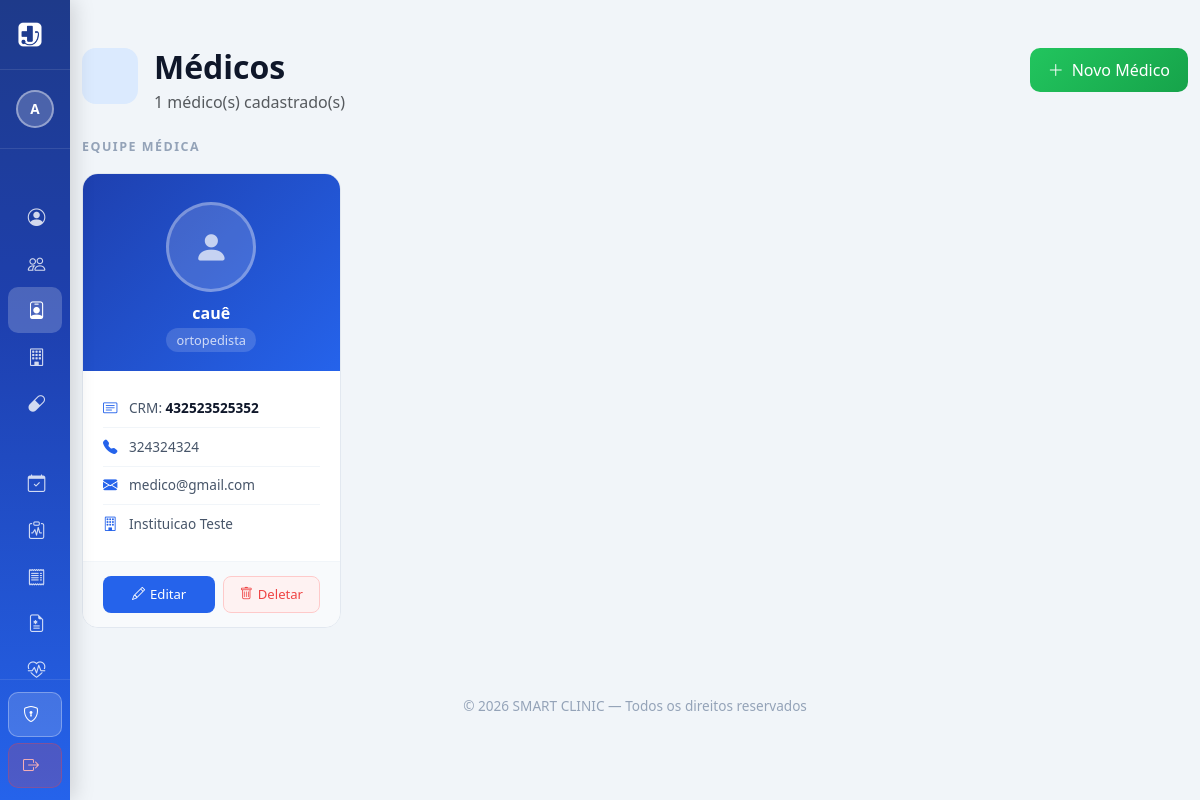
Page /Frontend/medico.php (signed in) on the earlier database version.
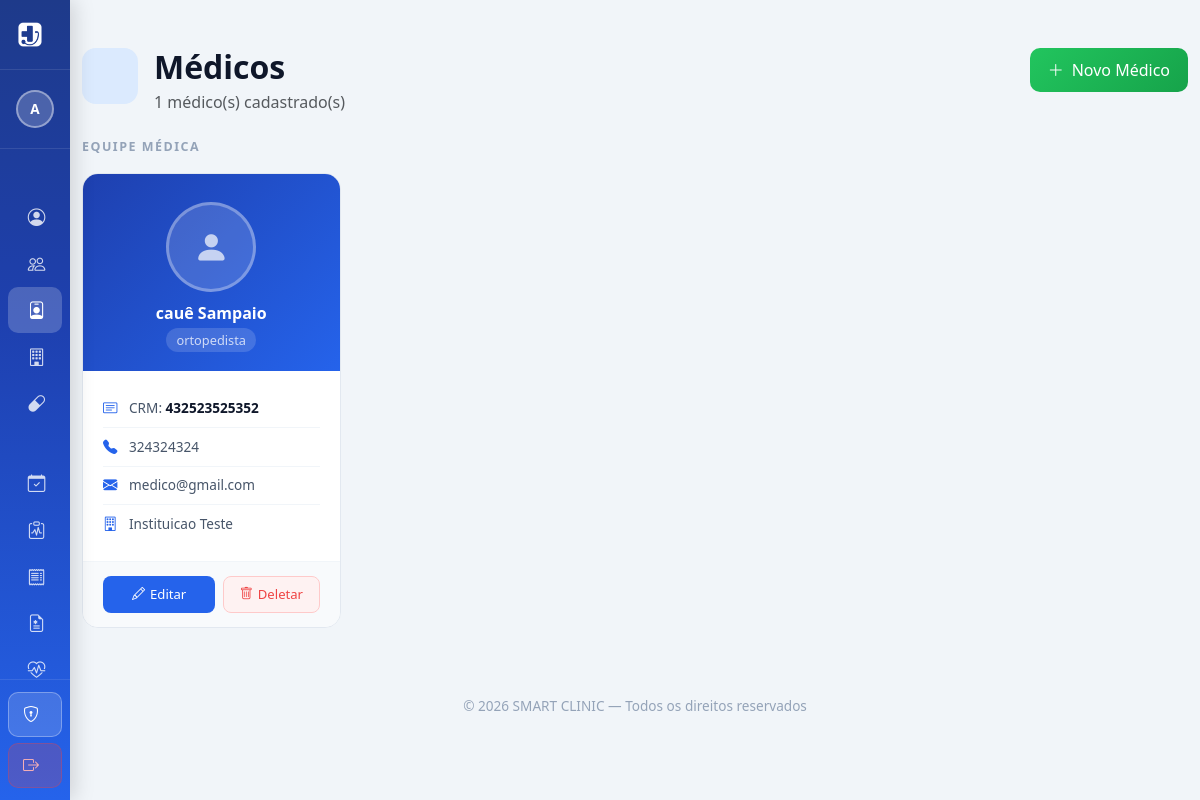
Same page on the later database version.
### tables this page shows
CREATE TABLE `medico` (
  `cod` int(11) NOT NULL,
  `fk_instituicao_cod` int(11) DEFAULT NULL,
  `cpf` varchar(11) NOT NULL,
  `crm` varchar(20) NOT NULL,
  `rqe` varchar(20) DEFAULT NULL,
  `foto` varchar(200) DEFAULT NULL,
  `nome` varchar(100) NOT NULL,
  `email` varchar(100) NOT NULL,
  `senha` varchar(100) NOT NULL,
  `especialidade` varchar(50) DEFAULT NULL,
  `telefone` varchar(20) NOT NULL,
  `endereco` varchar(200) NOT NULL
);

CREATE TABLE `instituicao` (
  `cod` int(11) NOT NULL,
  `cnpj` varchar(20) DEFAULT NULL,
  `logo` varchar(200) NOT NULL,
  `email` varchar(100) NOT NULL,
  `senha` varchar(100) NOT NULL,
  `nome` varchar(100) NOT NULL,
  `telefone` varchar(20) NOT NULL,
  `endereco` varchar(200) NOT NULL,
  `status` varchar(20) NOT NULL
);

### Backend/controller/Database.php (called while the page is built)
<?php
class Database {
    private static $instance = null;
    public static function getConnection() {
        if (self::$instance === null) {
            $host = '127.0.0.1';
            $db   = 'smartclinic';
            $user = 'root';
            $pass = '';
            $charset = 'utf8mb4';
            $dsn = "mysql:host=$host;dbname=$db;charset=$charset";
            $options = [
                PDO::ATTR_ERRMODE => PDO::ERRMODE_EXCEPTION,
                PDO::ATTR_DEFAULT_FETCH_MODE => PDO::FETCH_ASSOC,
                PDO::ATTR_EMULATE_PREPARES => false,
            ];
            self::$instance = new PDO($dsn, $user, $pass, $options);
        }
        return self::$instance;
    }
}

### Backend/controller/MedicoController.php (called while the page is built, shortened)
<?php
require_once $_SERVER['DOCUMENT_ROOT'] . '/SMART-CLINIC-A/Backend/dao/MedicoDAO.php';
class MedicoController extends BaseController {
    private $dao;
    public function __construct() {
        $this->dao = new MedicoDAO();
    }
    public function getAll() {
        return $this->dao->getAll();
    }
}

### Backend/dao/BaseDAO.php (called while the page is built, shortened)
<?php
require_once $_SERVER['DOCUMENT_ROOT'] . '/SMART-CLINIC-A/Backend/controller/Database.php';
class BaseDAO {
    public function __construct() {
        $this->db = Database::getConnection();
    }
}

### Backend/dao/MedicoDAO.php (called while the page is built, shortened)
<?php
require_once $_SERVER['DOCUMENT_ROOT'] . '/SMART-CLINIC-A/Backend/dao/BaseDAO.php';
class MedicoDAO extends BaseDAO {
    public function getAll() {
        $stmt = $this->db->query('SELECT m.*, i.nome as instituicao_nome FROM medico m LEFT JOIN instituicao i ON m.fk_instituicao_cod = i.cod');
        return $stmt->fetchAll();
    }
}

### Frontend/medico.php (the view, shortened to what the changed rows need)
<?php
$role    = $_SESSION['role']    ?? null;
$isAdmin = $role === 'admin';
?>
<!DOCTYPE html>
<html lang="pt-BR">
<head>
    <link href="https://cdn.jsdelivr.net/npm/bootstrap@5.3.2/dist/css/bootstrap.min.css" rel="stylesheet">
    <link href="https://cdn.jsdelivr.net/npm/bootstrap-icons@1.11.1/font/bootstrap-icons.css" rel="stylesheet">
</head>
<body>
<section class="py-5">
<div class="container-lg" style="max-width:1200px;">
<?php
require_once $_SERVER['DOCUMENT_ROOT'] . '/SMART-CLINIC-A/Backend/controller/MedicoController.php';
$controller            = new MedicoController();
$action                = $_GET['action'] ?? 'list';
if ($action === 'list'):
    $medicos = $controller->getAll();
?>
<div class="d-flex justify-content-between align-items-start mb-4">
    <div class="d-flex align-items-start gap-3">
        <div>
            <h2 class="title mb-1">Médicos</h2>
        </div>
    </div>
</div>
<div class="row g-4">
<?php foreach ($medicos as $med): ?>
<div class="col-xl-3 col-lg-4 col-md-6">
    <div class="medico-card">
        <div class="medico-card-header">
            <?php if (!empty($med['foto'])): ?>
                <div class="medico-avatar-placeholder" style="display:none;"><i class="bi bi-person-fill"></i></div>
            <?php else: ?>
                <div class="medico-avatar-placeholder"><i class="bi bi-person-fill"></i></div>
            <?php endif; ?>
            <h5><?= htmlspecialchars($med['nome']) ?></h5>
            <span><?= htmlspecialchars($med['especialidade'] ?? 'Especialidade não informada') ?></span>
        </div>
        <div class="medico-card-body">
            <div class="medico-info-row"><i class="bi bi-card-text"></i><span>CRM: <strong><?= htmlspecialchars($med['crm'] ?? '—') ?></strong></span></div>
            <div class="medico-info-row"><i class="bi bi-telephone-fill"></i><span><?= htmlspecialchars($med['telefone'] ?? '—') ?></span></div>
            <div class="medico-info-row"><i class="bi bi-envelope-fill"></i><span style="word-break:break-all;"><?= htmlspecialchars($med['email'] ?? '—') ?></span></div>
            <div class="medico-info-row"><i class="bi bi-building"></i><span><?= htmlspecialchars($med['instituicao_nome'] ?? '—') ?></span></div>
        </div>
        <?php if ($isAdmin): ?>
        <div class="medico-card-footer">
            <a href="medico.php?action=edit&id=<?= $med['cod'] ?>" class="btn-card-edit"><i class="bi bi-pencil"></i> Editar</a>
            <form method="POST" style="flex:1;" onsubmit="return confirm('Deletar este médico?')">
                <button type="submit" class="btn-card-delete w-100"><i class="bi bi-trash"></i> Deletar</button>
            </form>
        </div>
        <?php endif; ?>
    </div>
</div>
<?php endforeach; ?>
</div>
<?php
endif; ?>
</div>
</section>
</body>
</html>

Differences in the rows shown:
changed medico "medico@gmail.com": nome "cauê" → "cauê Sampaio"
